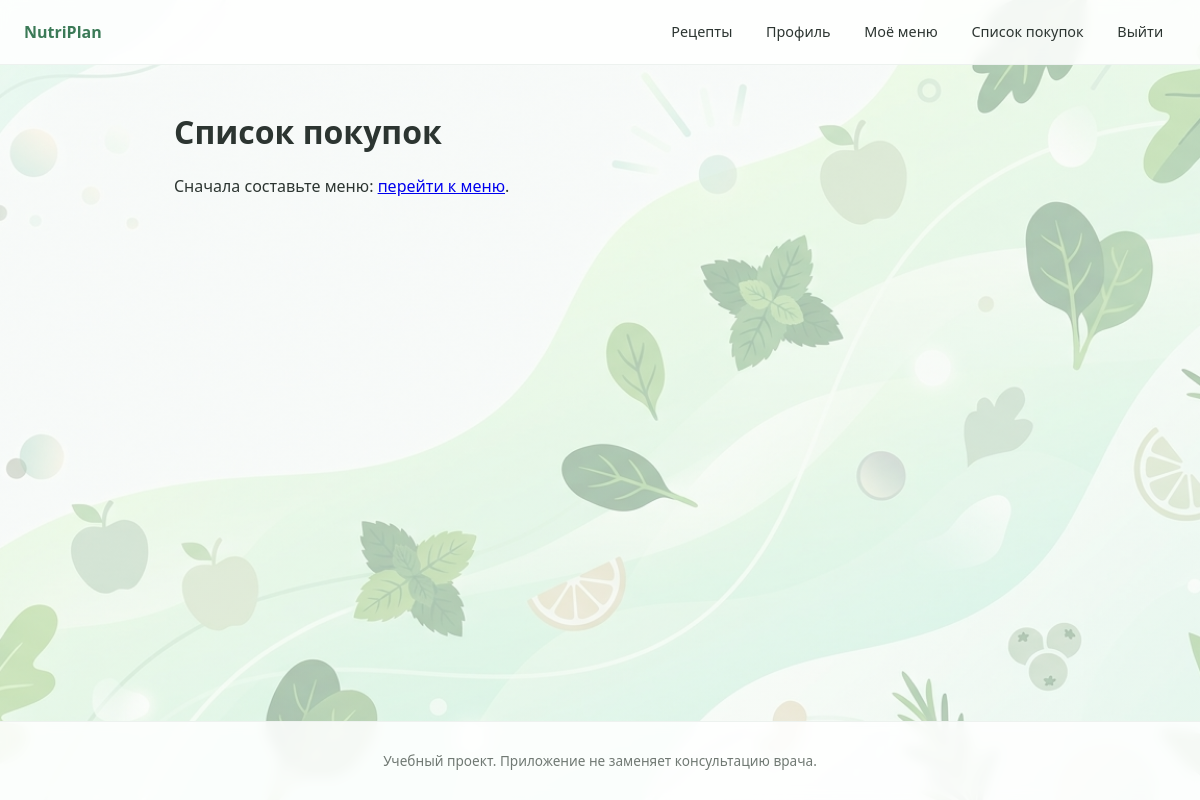
/shopping/ (signed in), run on an earlier commit of the app's database.
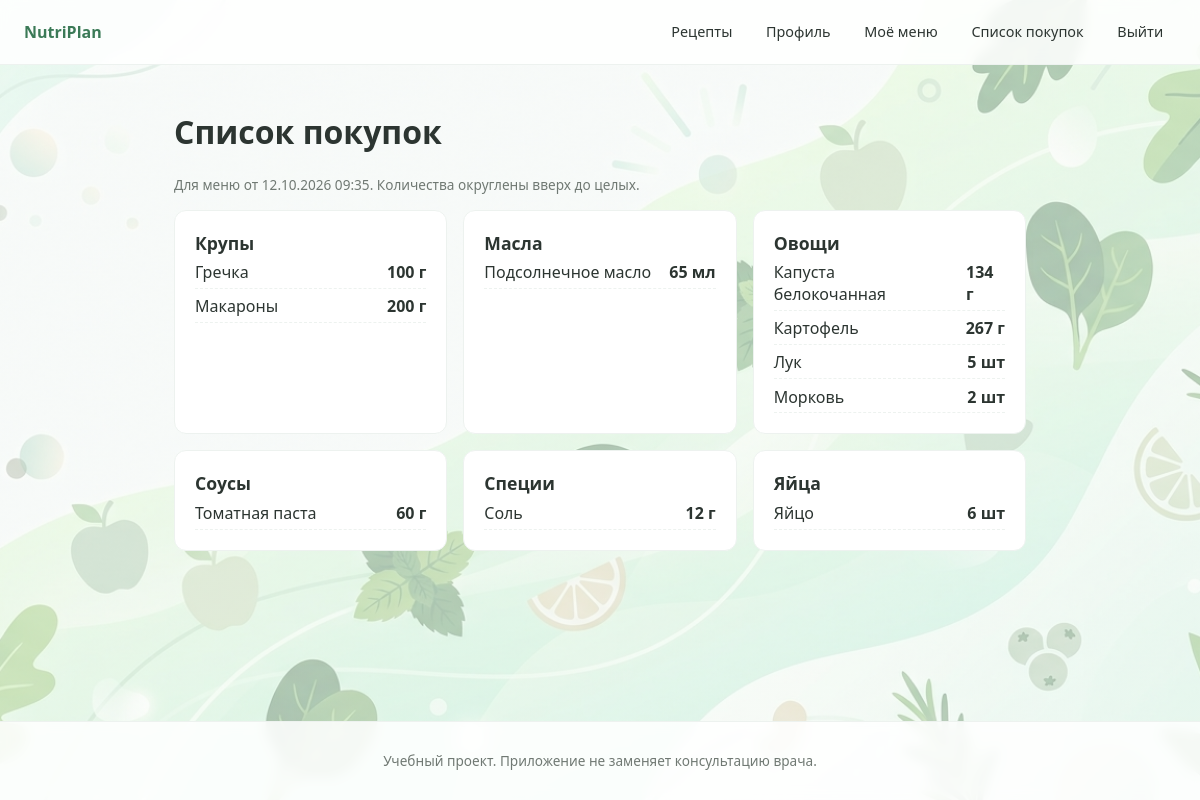
And on a later commit of the database.
### planner/models.py (models this page shows, shortened)
class MealPlan(models.Model):
    user = models.ForeignKey(
        settings.AUTH_USER_MODEL,
        on_delete=models.CASCADE,
        related_name='meal_plans',
    )
    start_date = models.DateField('Дата начала')
    budget_limit = models.DecimalField('Лимит бюджета, ₽', max_digits=8, decimal_places=2)
    created_at = models.DateTimeField('Создано', auto_now_add=True)
    class Meta:
        ordering = ['-created_at']
        verbose_name = 'План питания'
        verbose_name_plural = 'Планы питания'

### recipes/models.py (models this page shows, shortened)
class Ingredient(models.Model):
    UNIT_CHOICES = [
        ('g', 'г'),
        ('ml', 'мл'),
        ('pcs', 'шт'),
    ]
    name = models.CharField('Название', max_length=100, unique=True)
    unit = models.CharField('Единица измерения', max_length=3, choices=UNIT_CHOICES, default='g')
    category = models.CharField('Категория', max_length=50, blank=True)
    class Meta:
        ordering = ['name']
        verbose_name = 'Ингредиент'
        verbose_name_plural = 'Ингредиенты'

### shopping/views.py (the view)
# urls.py: path('', views.shopping_list, name='list'),
@login_required
def shopping_list(request):
    plan = MealPlan.objects.filter(user=request.user).first()
    lines = calculate_shopping_list(plan) if plan else []
    return render(request, 'shopping/list.html', {'plan': plan, 'lines': lines})

### shopping/services.py (called while the page is built)
def calculate_shopping_list(plan):
    totals = defaultdict(Fraction)
    ingredients = {}
    meals = plan.meals.select_related('recipe').prefetch_related('recipe__items__ingredient')
    for meal in meals:
        factor = Fraction(meal.servings, meal.recipe.servings)
        for item in meal.recipe.items.all():
            totals[item.ingredient_id] += Fraction(item.quantity) * factor
            ingredients[item.ingredient_id] = item.ingredient
    lines = [
        ShoppingLine(ingredient=ingredients[ingredient_id], quantity=math.ceil(total))
        for ingredient_id, total in totals.items()
    ]
    lines.sort(key=lambda line: (line.ingredient.category, line.ingredient.name))
    return lines

### templates/shopping/list.html (shortened to what this page needs)
{% extends 'base.html' %}
{% block content %}
<h1>Список покупок</h1>
{% if plan %}
<p class="meta">Для меню от {{ plan.created_at|date:"d.m.Y H:i" }}. Количества округлены вверх до целых.</p>
{% regroup lines by ingredient.category as groups %}
<div class="shopping">
    {% for group in groups %}
    <section class="card">
        <h2>{{ group.grouper|default:"Прочее" }}</h2>
        <ul class="shopping-items">
            {% for line in group.list %}
            <li><span>{{ line.ingredient.name }}</span> <strong>{{ line.quantity }} {{ line.ingredient.get_unit_display }}</strong></li>
            {% endfor %}
        </ul>
    </section>
    {% endfor %}
</div>
{% else %}
<p>Сначала составьте меню: <a href="{% url 'planner:plan' %}">перейти к меню</a>.</p>
{% endif %}
{% endblock %}

What changed in the data, as far as the page shows it:
added MealPlan: created_at "12.10.2026 09:35"
added Ingredient: grouper "Крупы", ingredient.name "Гречка", ingredient.unit "г"
added Ingredient: ingredient.name "Макароны", ingredient.unit "г"
now on this page (row unchanged): Ingredient: grouper "Масла", ingredient.name "Подсолнечное масло", ingredient.unit "мл"
added Ingredient: grouper "Овощи", ingredient.name "Капуста белокочанная", ingredient.unit "г"
added Ingredient: ingredient.name "Картофель", ingredient.unit "г"
now on this page (row unchanged): Ingredient: ingredient.name "Лук", ingredient.unit "шт"
added Ingredient: ingredient.name "Морковь", ingredient.unit "шт"
added Ingredient: grouper "Соусы", ingredient.name "Томатная паста", ingredient.unit "г"
now on this page (row unchanged): Ingredient: grouper "Специи", ingredient.name "Соль", ingredient.unit "г"
now on this page (row unchanged): Ingredient: grouper "Яйца", ingredient.name "Яйцо", ingredient.unit "шт"
Also different on the page:
text no longer shown: "Сначала составьте меню: перейти к меню ."
text now shown: "Для меню от . Количества округлены вверх до целых."
new list line: "100 200"
new list line: "65"
new list line: "134 267 5 2"
new list line: "60"
new list line: "12"
new list line: "6"
